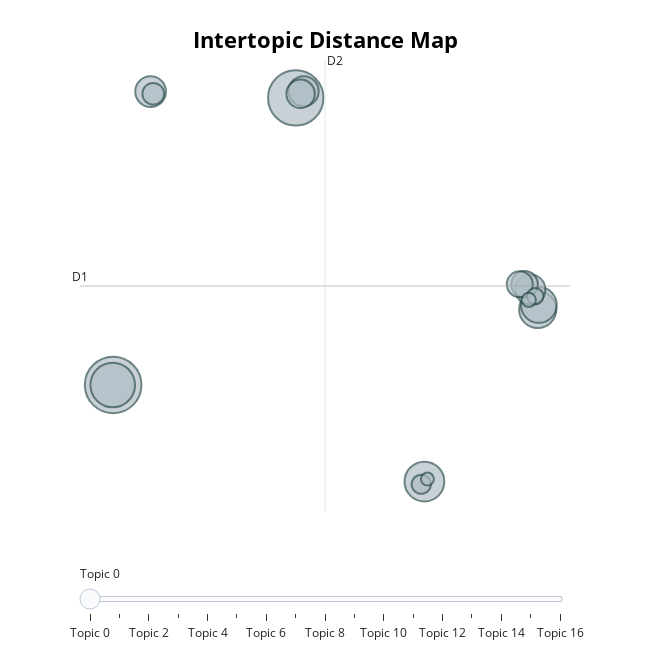

This figure's notebook cell:
### Code cell
topic_model.visualize_topics()

### Figure 1 — Plotly figure (JSON) as saved in the notebook; plotly's stock layout.template omitted (floating-point values rounded to 4 significant figures)
{"data": [{"customdata": [[0, "left pleural effusion | chest ct | changes thoracic spine | mild moderately enlarged | lung disease", 95], [1, "lungs clear cardiomediastinal | superiorly lungs | left basilar opacity | right chest wall | acute cardiopulmonary", 91], [2, "opacity right lung | chest slight | lobe interstitial abnormality | evidence pneumothorax | base retrocardiac opacity", 59], [3, "chest ct performed | lung opacity | lower lung concerning | left upper lobe | pneumonia pa lateral", 47], [4, "opacity right lung | large effusion pneumothorax | mid lung | lung base concerning | lower lung hazy", 41], [5, "moderate bilateral pleural | opacities lung bases | mild pulmonary | possibly secondary atelectasis | cardiac silhouette size", 38], [6, "pleural effusions right | effusions cardiomegaly | size bilateral pleural | severe pulmonary edema | mild pneumothorax", 28], [7, "effusion pneumothorax lungs | pneumothorax acute cardiopulmonary | pulmonary edema seen | normal lungs clear | cardiopulmonary process lungs", 27], [8, "interstitial pulmonary edema | small left pleural | opacities air bronchograms | opacities vascular indistinctness | effusions noted", 27], [9, "chest lungs clear | consolidation effusion pneumothorax | cardiopulmonary process lungs | obtained lungs | hemidiaphragm acute intrathoracic", 24], [10, "interstitial pulmonary edema | small pleural effusions | pneumothorax increased | structures overt pulmonary | prominence pulmonary", 21], [11, "cardiomediastinal silhouette appears | lungs clear signs | mild rib deformity | hernia retrocardiac opacity | acute cardiopulmonary process", 20], [12, "lungs bibasilar opacities | trace pleural effusions | pulmonary edema increased | moderate pulmonary | minimal bilateral pleural", 14], [13, "left mid lung | emphysema characterized pulmonary | lung definite signs | effusion pneumonia excluded | lung base pneumonia", 11], [14, "loculated pleural effusion | pulmonary venous hypertension | reticulation lung base | hemithorax thickening fissures | represent pneumonia appropriate", 8], [15, "manifestation pulmonary edema | lower upper lung | enlarged obscuration left | heart border consistent | demonstrates intact sternal", 6], [16, "nodular opacity lungs | contour left atrial | left hemidiaphragm uncertain | presence large pleural | overlying cardiac", 5]], "hovertemplate": "<b>Topic %{customdata[0]}</b><br>%{customdata[1]}<br>Size: %{customdata[2]}", "legendgroup": "", "marker": {"color": "#B0BEC5", "line": {"color": "DarkSlateGrey", "width": 2}, "size": [95, 91, 59, 47, 41, 38, 28, 27, 27, 24, 21, 20, 14, 11, 8, 6, 5], "sizemode": "area", "sizeref": 0.05937, "symbol": "circle"}, "mode": "markers", "name": "", "orientation": "v", "showlegend": false, "type": "scatter", "x": [-13.98, -2.256, -14.01, 6.006, 13.28, 13.35, -11.57, -1.749, 12.81, -1.945, 12.44, 12.13, -11.4, 5.805, 13.12, 12.7, 6.199], "xaxis": "x", "y": [-6.494, 15.26, -6.503, -13.82, -0.7746, -0.432, 15.74, 15.77, 0.7335, 15.58, 1.131, 1.133, 15.57, -14.02, 0.2275, -0.05111, -13.63], "yaxis": "y"}], "layout": {"annotations": [{"showarrow": false, "text": "D1", "x": -16.11, "y": 1.004, "yshift": 10}, {"showarrow": false, "text": "D2", "x": -0.377, "xshift": 10, "y": 18.14}], "height": 650, "hoverlabel": {"bgcolor": "white", "font": {"family": "Rockwell", "size": 16}}, "legend": {"itemsizing": "constant", "tracegroupgap": 0}, "margin": {"t": 60}, "shapes": [{"line": {"color": "#CFD8DC", "width": 2}, "type": "line", "x0": -0.377, "x1": -0.377, "y0": -16.13, "y1": 18.14}, {"line": {"color": "#9E9E9E", "width": 2}, "type": "line", "x0": -16.11, "x1": 15.35, "y0": 1.004, "y1": 1.004}], "sliders": [{"active": 0, "pad": {"t": 50}, "steps": [{"args": [{"marker.color": [["red", "#B0BEC5", "#B0BEC5", "#B0BEC5", "#B0BEC5", "#B0BEC5", "#B0BEC5", "#B0BEC5", "#B0BEC5", "#B0BEC5", "#B0BEC5", "#B0BEC5", "#B0BEC5", "#B0BEC5", "#B0BEC5", "#B0BEC5", "#B0BEC5"]]}], "label": "Topic 0", "method": "update"}, {"args": [{"marker.color": [["#B0BEC5", "red", "#B0BEC5", "#B0BEC5", "#B0BEC5", "#B0BEC5", "#B0BEC5", "#B0BEC5", "#B0BEC5", "#B0BEC5", "#B0BEC5", "#B0BEC5", "#B0BEC5", "#B0BEC5", "#B0BEC5", "#B0BEC5", "#B0BEC5"]]}], "label": "Topic 1", "method": "update"}, {"args": [{"marker.color": [["#B0BEC5", "#B0BEC5", "red", "#B0BEC5", "#B0BEC5", "#B0BEC5", "#B0BEC5", "#B0BEC5", "#B0BEC5", "#B0BEC5", "#B0BEC5", "#B0BEC5", "#B0BEC5", "#B0BEC5", "#B0BEC5", "#B0BEC5", "#B0BEC5"]]}], "label": "Topic 2", "method": "update"}, {"args": [{"marker.color": [["#B0BEC5", "#B0BEC5", "#B0BEC5", "red", "#B0BEC5", "#B0BEC5", "#B0BEC5", "#B0BEC5", "#B0BEC5", "#B0BEC5", "#B0BEC5", "#B0BEC5", "#B0BEC5", "#B0BEC5", "#B0BEC5", "#B0BEC5", "#B0BEC5"]]}], "label": "Topic 3", "method": "update"}, {"args": [{"marker.color": [["#B0BEC5", "#B0BEC5", "#B0BEC5", "#B0BEC5", "red", "#B0BEC5", "#B0BEC5", "#B0BEC5", "#B0BEC5", "#B0BEC5", "#B0BEC5", "#B0BEC5", "#B0BEC5", "#B0BEC5", "#B0BEC5", "#B0BEC5", "#B0BEC5"]]}], "label": "Topic 4", "method": "update"}, {"args": [{"marker.color": [["#B0BEC5", "#B0BEC5", "#B0BEC5", "#B0BEC5", "#B0BEC5", "red", "#B0BEC5", "#B0BEC5", "#B0BEC5", "#B0BEC5", "#B0BEC5", "#B0BEC5", "#B0BEC5", "#B0BEC5", "#B0BEC5", "#B0BEC5", "#B0BEC5"]]}], "label": "Topic 5", "method": "update"}, {"args": [{"marker.color": [["#B0BEC5", "#B0BEC5", "#B0BEC5", "#B0BEC5", "#B0BEC5", "#B0BEC5", "red", "#B0BEC5", "#B0BEC5", "#B0BEC5", "#B0BEC5", "#B0BEC5", "#B0BEC5", "#B0BEC5", "#B0BEC5", "#B0BEC5", "#B0BEC5"]]}], "label": "Topic 6", "method": "update"}, {"args": [{"marker.color": [["#B0BEC5", "#B0BEC5", "#B0BEC5", "#B0BEC5", "#B0BEC5", "#B0BEC5", "#B0BEC5", "red", "#B0BEC5", "#B0BEC5", "#B0BEC5", "#B0BEC5", "#B0BEC5", "#B0BEC5", "#B0BEC5", "#B0BEC5", "#B0BEC5"]]}], "label": "Topic 7", "method": "update"}, {"args": [{"marker.color": [["#B0BEC5", "#B0BEC5", "#B0BEC5", "#B0BEC5", "#B0BEC5", "#B0BEC5", "#B0BEC5", "#B0BEC5", "red", "#B0BEC5", "#B0BEC5", "#B0BEC5", "#B0BEC5", "#B0BEC5", "#B0BEC5", "#B0BEC5", "#B0BEC5"]]}], "label": "Topic 8", "method": "update"}, {"args": [{"marker.color": [["#B0BEC5", "#B0BEC5", "#B0BEC5", "#B0BEC5", "#B0BEC5", "#B0BEC5", "#B0BEC5", "#B0BEC5", "#B0BEC5", "red", "#B0BEC5", "#B0BEC5", "#B0BEC5", "#B0BEC5", "#B0BEC5", "#B0BEC5", "#B0BEC5"]]}], "label": "Topic 9", "method": "update"}, {"args": [{"marker.color": [["#B0BEC5", "#B0BEC5", "#B0BEC5", "#B0BEC5", "#B0BEC5", "#B0BEC5", "#B0BEC5", "#B0BEC5", "#B0BEC5", "#B0BEC5", "red", "#B0BEC5", "#B0BEC5", "#B0BEC5", "#B0BEC5", "#B0BEC5", "#B0BEC5"]]}], "label": "Topic 10", "method": "update"}, {"args": [{"marker.color": [["#B0BEC5", "#B0BEC5", "#B0BEC5", "#B0BEC5", "#B0BEC5", "#B0BEC5", "#B0BEC5", "#B0BEC5", "#B0BEC5", "#B0BEC5", "#B0BEC5", "red", "#B0BEC5", "#B0BEC5", "#B0BEC5", "#B0BEC5", "#B0BEC5"]]}], "label": "Topic 11", "method": "update"}, {"args": [{"marker.color": [["#B0BEC5", "#B0BEC5", "#B0BEC5", "#B0BEC5", "#B0BEC5", "#B0BEC5", "#B0BEC5", "#B0BEC5", "#B0BEC5", "#B0BEC5", "#B0BEC5", "#B0BEC5", "red", "#B0BEC5", "#B0BEC5", "#B0BEC5", "#B0BEC5"]]}], "label": "Topic 12", "method": "update"}, {"args": [{"marker.color": [["#B0BEC5", "#B0BEC5", "#B0BEC5", "#B0BEC5", "#B0BEC5", "#B0BEC5", "#B0BEC5", "#B0BEC5", "#B0BEC5", "#B0BEC5", "#B0BEC5", "#B0BEC5", "#B0BEC5", "red", "#B0BEC5", "#B0BEC5", "#B0BEC5"]]}], "label": "Topic 13", "method": "update"}, {"args": [{"marker.color": [["#B0BEC5", "#B0BEC5", "#B0BEC5", "#B0BEC5", "#B0BEC5", "#B0BEC5", "#B0BEC5", "#B0BEC5", "#B0BEC5", "#B0BEC5", "#B0BEC5", "#B0BEC5", "#B0BEC5", "#B0BEC5", "red", "#B0BEC5", "#B0BEC5"]]}], "label": "Topic 14", "method": "update"}, {"args": [{"marker.color": [["#B0BEC5", "#B0BEC5", "#B0BEC5", "#B0BEC5", "#B0BEC5", "#B0BEC5", "#B0BEC5", "#B0BEC5", "#B0BEC5", "#B0BEC5", "#B0BEC5", "#B0BEC5", "#B0BEC5", "#B0BEC5", "#B0BEC5", "red", "#B0BEC5"]]}], "label": "Topic 15", "method": "update"}, {"args": [{"marker.color": [["#B0BEC5", "#B0BEC5", "#B0BEC5", "#B0BEC5", "#B0BEC5", "#B0BEC5", "#B0BEC5", "#B0BEC5", "#B0BEC5", "#B0BEC5", "#B0BEC5", "#B0BEC5", "#B0BEC5", "#B0BEC5", "#B0BEC5", "#B0BEC5", "red"]]}], "label": "Topic 16", "method": "update"}]}], "title": {"font": {"color": "Black", "size": 22}, "text": "<b>Intertopic Distance Map</b>", "x": 0.5, "xanchor": "center", "y": 0.95, "yanchor": "top"}, "width": 650, "xaxis": {"anchor": "y", "domain": [0, 1], "range": [-16.11, 15.35], "title": {"text": ""}, "visible": false}, "yaxis": {"anchor": "x", "domain": [0, 1], "range": [-16.13, 18.14], "title": {"text": ""}, "visible": false}}}
